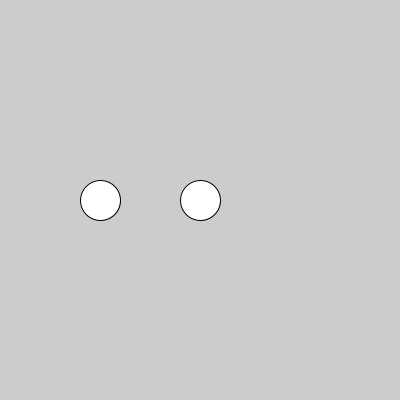
Frame 1 (no input)
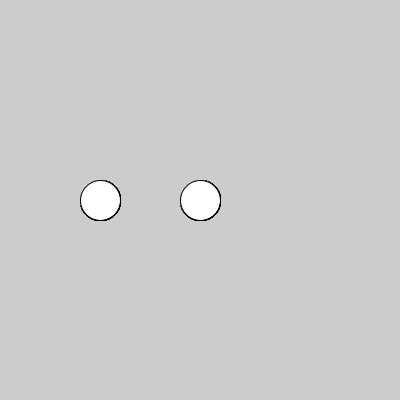
Frame 60 (the mouse pressed at the canvas centre just before this capture)
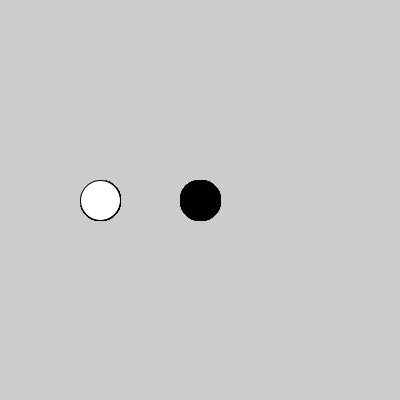
Frame 120 (the mouse held since frame 60 and released just before this capture)

The Processing sketch that drew these frames (run headless with seeded random() and noise(); from frame 60 on, the mouse is pressed at the canvas centre):

// Processing sketch: funcionBotonCircular
// ── funcionBotonCircular.pde
void setup() {
  size(400, 400);
  frameRate(12);
  ellipseMode(CENTER);
}
void draw() {
  miBotonCircular(width/4, height/2, width/10, 0);
  miBotonCircular(width/2, height/2, width/10, 1);
}

// ── funciones.pde
void miBotonCircular(float x, float y, float diametro, int ID) {
  if (dist(mouseX,mouseY,x,y) < diametro/2) {
    fill(127);
    if (mousePressed) {
      fill(0);
      println("Click en ID: ", ID);
    }
  } else {
    fill(255);
  }
  circle(x, y, diametro);
}
